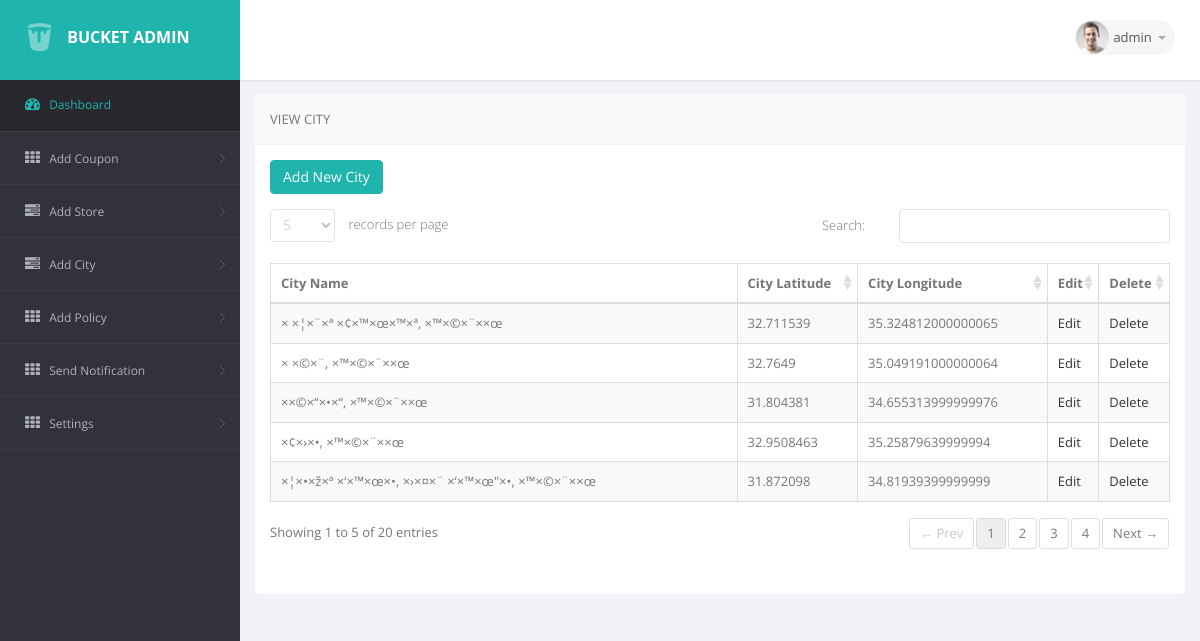
The app's page /view_city.php (signed in) with its own data.
### tables this page shows
CREATE TABLE IF NOT EXISTS `add_city` (
  `id` int(11) NOT NULL,
  `c_name` varchar(255) NOT NULL,
  `c_lat` varchar(255) NOT NULL,
  `c_long` varchar(255) NOT NULL
);

### view_city.php (the view, shortened to what this page needs)
<!DOCTYPE html>
<html lang="en">
<head>
    <link href="bs3/css/bootstrap.min.css" rel="stylesheet">
    <link href="css/bootstrap-reset.css" rel="stylesheet">
    <link href="font-awesome/css/font-awesome.css" rel="stylesheet" />
    <link rel="stylesheet" href="js/data-tables/DT_bootstrap.css" />
    <link href="css/style.css" rel="stylesheet">
    <link href="css/style-responsive.css" rel="stylesheet" />
</head>
<body>
<section id="container" >
<header class="header fixed-top clearfix">
<div class="brand">
    <a href="index-2.html" class="logo">
        <img src="images/logo.png" alt="">
    </a>
</div>
<div class="top-nav clearfix">
    <ul class="nav pull-right top-menu">
        <li class="dropdown">
            <a data-toggle="dropdown" class="dropdown-toggle" href="#">
                <img alt="" src="images/avatar1_small.jpg">
                <span class="username"><?php echo $_SESSION['user']; ?></span>
                <b class="caret"></b>
            </a>
        </li>
    </ul>
</div>
</header>
<aside>
    <div id="sidebar" class="nav-collapse">
<?php include("left_navi.php");  ?>
    </div>
</aside>
    <section id="main-content">
        <section class="wrapper">
        <div class="row">
            <div class="col-sm-12">
                <section class="panel">
                    <header class="panel-heading">
                        View City
                    </header>
                    <div class="panel-body">
                        <div class="adv-table editable-table ">
                            <div class="clearfix">
                                <div class="btn-group">
                                       <a href="add_city.php" class="btn btn-primary" > Add New City</a>
                                </div>
                            </div>
                            <?php
                             $sql = "Select * from add_city" ;
                               $run = mysql_query($sql) or die(mysql_error());
                            ?>
                            <table class="table table-striped table-hover table-bordered" id="editable-sample">
                                <thead>
                                <tr>
                                    <th>City Name</th>
                                     <th>City Latitude</th>
                                    <th>City Longitude</th>
                                    <th>Edit</th>
                                    <th>Delete</th>
                                </tr>
                                </thead>
                                <tbody>
                                <?php while($data = mysql_fetch_assoc($run)) {  ?>
                                <tr class="">
                                    <td><?php echo $data['c_name'];  ?></td>
                                    <td><?php  echo $data['c_lat']; ?></td>
                                    <td><?php  echo $data['c_long']; ?></td>
                                    <td><a href="edit_city.php?id=<?php echo $data['id']; ?>">Edit</a></td>
                                    <td><a href="city_del.php?id=<?php echo $data['id']; ?>" onclick="return confirm('Are you sure you want to delete record?');">Delete</a></td>
                                </tr>
                               <?php  } ?>
                                </tbody>
                            </table>
                        </div>
                    </div>
                </section>
            </div>
        </div>
        </section>
    </section>
</section>
</body>
</html>

### left_navi.php (shortened to what this page needs)
<div class="leftside-navigation">
    <ul class="sidebar-menu" id="nav-accordion">
        <li>
            <a class="active" href="dashboard.php">
                <i class="fa fa-dashboard"></i>
                <span>Dashboard</span>
            </a>
        </li>
        <li class="sub-menu">
            <a href="javascript:;">
                <i class="fa fa-th"></i>
                <span>Add Coupon</span>
            </a>
        </li>
        <li class="sub-menu">
            <a href="javascript:;">
                <i class="fa fa-tasks"></i>
                <span>Add Store</span>
            </a>
        </li>
        <li class="sub-menu">
            <a href="javascript:;">
                <i class="fa fa-tasks"></i>
                <span>Add City</span>
            </a>
        </li>
          <li class="sub-menu">
            <a href="javascript:;">
                <i class="fa fa-th"></i>
                <span>Add Policy</span>
            </a>
        </li>
         <li class="sub-menu">
            <a href="javascript:;">
                <i class="fa fa-th"></i>
                <span>Send Notification</span>
            </a>
        </li>
          <li class="sub-menu">
            <a href="javascript:;">
                <i class="fa fa-th"></i>
                <span>Settings</span>
            </a>
        </li>
    </ul>            </div>

### records on screen
add_city: c_name "× ×©×¨, ×™×©×¨××œ", c_lat "32.7649", c_long "35.049191000000064"
add_city: c_name "× ×¦×¨×ª ×¢×™×œ×™×ª, ×™×©×¨××œ", c_lat "32.711539", c_long "35.324812000000065"
add_city: c_name "××©×“×•×“, ×™×©×¨××œ", c_lat "31.804381", c_long "34.655313999999976"
add_city: c_name "×¦×•×ž×ª ×‘×™×œ×•, ×›×¤×¨ ×‘×™×œ\"×•, ×™×©×¨××œ", c_lat "31.872098", c_long "34.81939399999999"
add_city: c_name "×¢×›×•, ×™×©×¨××œ", c_lat "32.9508463", c_long "35.25879639999994"

### other values on screen
$_SESSION['user'] "admin"
